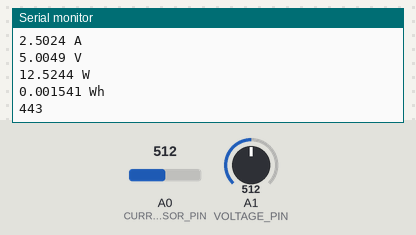
Simulated run of this sketch. Board: Arduino Uno, built with avr-gcc and run on an emulated ATmega328P. Shown: the last lines printed to the serial monitor. The inputs (shaded band) are chosen by the test bench; at power-on: A0 (CURRENT_SENSOR_PIN) = 512, A1 (VOLTAGE_PIN) = 512.

Above: at 1.2 s.
1.3 s: A0 (CURRENT_SENSOR_PIN) set to 716
At 2.6 s:
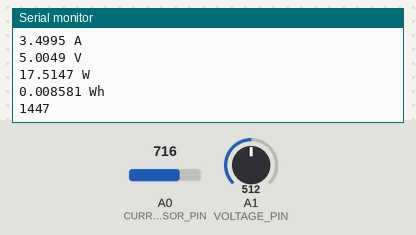
2.8 s: A1 (VOLTAGE_PIN) set to 716
At 4.1 s:
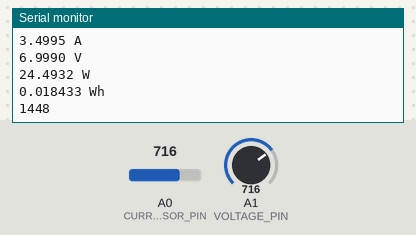
4.3 s: A0 (CURRENT_SENSOR_PIN) set to 900
At 5.6 s:
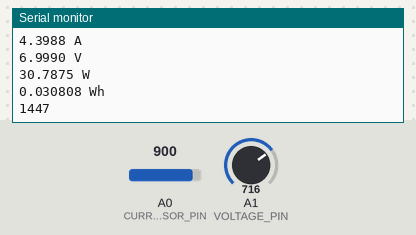
5.8 s: A1 (VOLTAGE_PIN) set to 900
At 6.6 s:
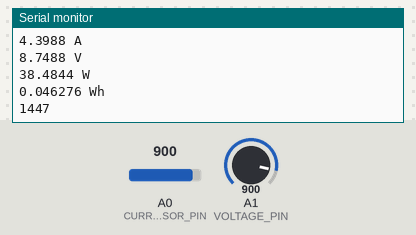
Timing chart, 0 to 8.3 s (numbered marks = the images above; inputs shaded):
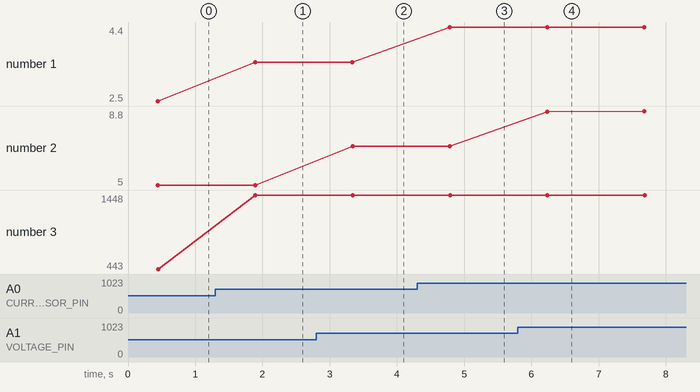

Measured:
- after the input at 1.3 s, the serial monitor: prints a new line after 0.59 s (image 1)
- after the input at 2.8 s, the serial monitor: prints a new line after 0.54 s (image 2)
- after the input at 4.3 s, the serial monitor: prints a new line after 0.49 s (image 3)
- after the input at 5.8 s, the serial monitor: prints a new line after 0.43 s (image 4)
- plotted number 1: 2.5 → 3.5 after the input at 1.3 s, 3.5 → 4.4 after the input at 4.3 s
- plotted number 2: 5 → 7 after the input at 2.8 s, 7 → 8.8 after the input at 5.8 s

The sketch:

PowerManagement.ino
```cpp
#include <Arduino.h>

#define CURRENT_SENSOR_PIN A0
#define VOLTAGE_PIN A1
#define SHUNT_RESISTOR 0.1
#define SAMPLE_SIZE 200
#define SAMPLING_DELAY 2

float voltage_sum;
float current_sum;

unsigned long prev_time;
unsigned long curr_time;
unsigned long printTime;
float time;

float energy_consumed;

void setup(){
	Serial.begin(115200);

	energy_consumed = 0;

	prev_time = 0;

	voltage_sum = 0;
	current_sum = 0;
}

void loop() {

	unsigned long voltage_sample_sum = 0;
	unsigned long current_sample_sum = 0;

	//Summing N samples; 1 sample per 2ms
	for(int i=0; i<SAMPLE_SIZE; i++){
		voltage_sample_sum = voltage_sample_sum + analogRead(VOLTAGE_PIN);
		current_sample_sum = current_sample_sum + analogRead(CURRENT_SENSOR_PIN);
		delay(SAMPLING_DELAY);
	}

	//logging the timestamp and duration at the end of the sampling
	curr_time = millis();
  printTime = curr_time - prev_time;
	time = (curr_time - prev_time)/1000.0/60.0/60.0; //length of time for the N sampled data, in terms of hours
	prev_time = curr_time;

	//divide sample sum by N to find average
	//remap digital values to analog
	float voltage = remap(voltage_sample_sum/SAMPLE_SIZE);
	float current = remap(current_sample_sum/SAMPLE_SIZE);

	//Multiply reading by 2 to get the true voltage value of the batteries
	//Since voltage reading is obtained from divider that halfs the volatage.
	voltage = voltage *2.0; //----------------------------------------> send this over serial

	//Based on datasheet of current sensor
	// Is = (Vout x 1k) / (RS x RL)
	current = current/(10 * SHUNT_RESISTOR); //---------------------> send this over serial

	float power = voltage * current;
	energy_consumed = energy_consumed + (power * time);

	// Printing to serial monitor
	Serial.print(current, 4);
	Serial.println(" A");

	Serial.print(voltage, 4);
	Serial.println(" V");

	Serial.print(power, 4);
	Serial.println(" W");

	Serial.print(energy_consumed, 6);
	Serial.println(" Wh\n");

  Serial.println(printTime);

  delay(1000);
}

// remap values from analogRead from 0-1023 to 0v-5v
float remap(float raw_value){
	return raw_value * 5 / 1023.0;
}
```
